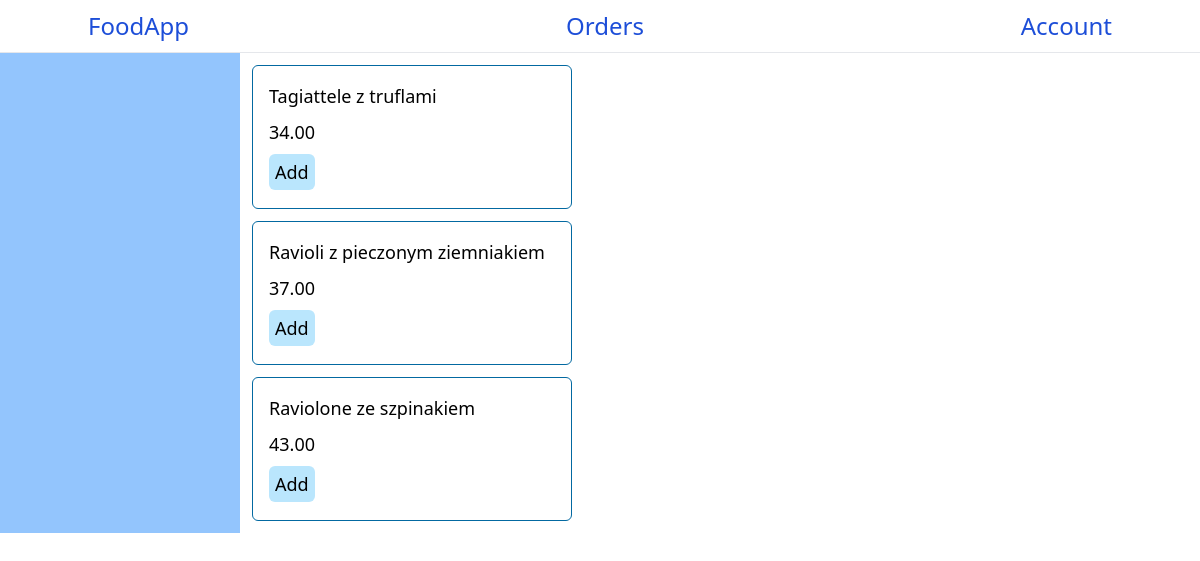
The page /restaurant/3 on the database as committed earlier.
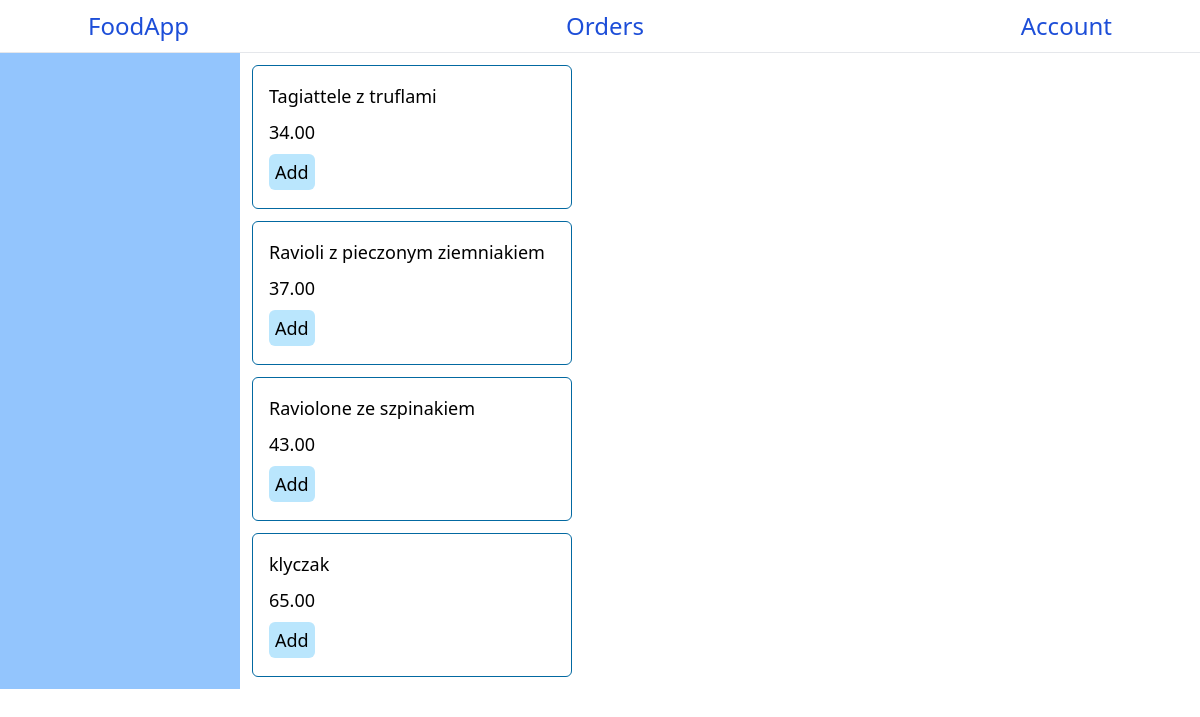
The same page on the database as committed later.
### base/models.py (models this page shows, shortened)
class Item(models.Model):
    place = models.ForeignKey(Restaurant, on_delete=models.SET_NULL, null=True)
    name = models.CharField(max_length=50)
    price = models.DecimalField(max_digits=10,decimal_places=2)

### base/views.py (the view)
# urls.py: path('restaurant/<str:pk>',views.restaurant,name='restaurant'),
def restaurant(request,pk):
    item_list = Item.objects.filter(place__id=pk)
    context = {'items': item_list}
    return render(request,'base/restaurant.html',context)

### base/templates/base/restaurant.html
{% extends 'main.html' %}
{% block content %}
<div class="grid grid-cols-5">
<div class="h-auto col-span-1 bg-blue-300"></div>
<div class="col-span-4">
{% for item in items %}
<div class="border border-sky-700 m-3 p-4 w-80 h-36 rounded-md text-lg">
    <h2 class="pb-2">{{ item.name }}
    <h2 class="pb-3">{{ item.price }}</h2>
    <a href="" class="bg-sky-200 hover:bg-sky-600 hover:text-white rounded-md p-1.5 mt-3">Add</a>
</div>
{% endfor %}
</div>
</div>
{% endblock content %}

### templates/main.html (shortened to what this page needs)
<!DOCTYPE html>
<html lang="en">
<head>
    <script src="https://cdn.tailwindcss.com"></script>
</head>
<body>
    {% include 'navbar.html' %}
<hr>
    {% block content %}
    {% endblock %}
</body>
</html>

### templates/navbar.html
<nav class="bg-white border-gray-200 px-2 sm:px-4 py-2.5 rounded dark:bg-white-900">
<div class="text-2xl container flex flex-wrap justify-between items-center mx-auto">
<a class="nblock py-2 pr-4 pl-3 text-black bg-white-700 rounded md:bg-transparent md:text-blue-700 md:p-0 white:text-black" href="{% url 'home' %}">FoodApp</a>
<a class="nblock py-2 pr-4 pl-3 text-black bg-white-700 rounded md:bg-transparent md:text-blue-700 md:p-0 white:text-black"  href="{% url 'orders' %}">Orders</a>
<a class="nblock py-2 pr-4 pl-3 text-black bg-white-700 rounded md:bg-transparent md:text-blue-700 md:p-0 white:text-black"  href="{% url 'account' %}">Account</a>
</div>
</nav>

Rows that differ between the two databases and show on the page:
added Item: name "klyczak", price "65.00"
